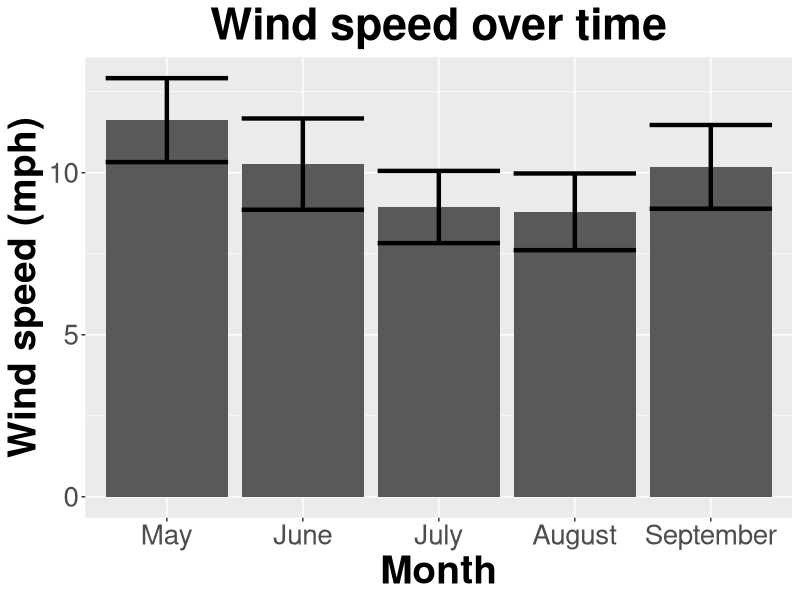
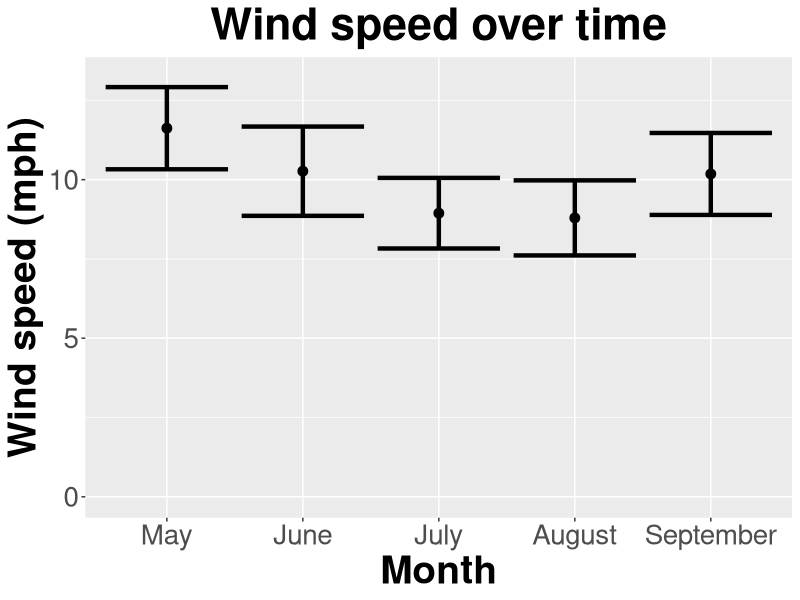
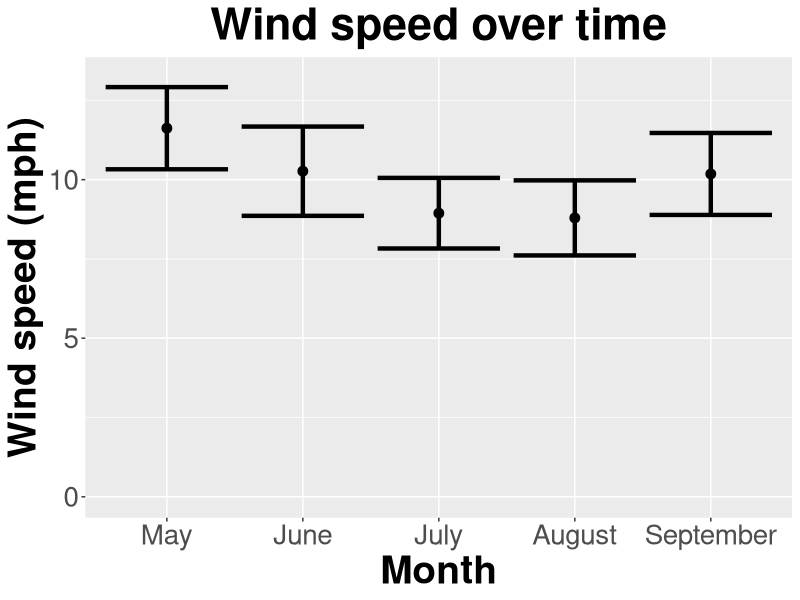
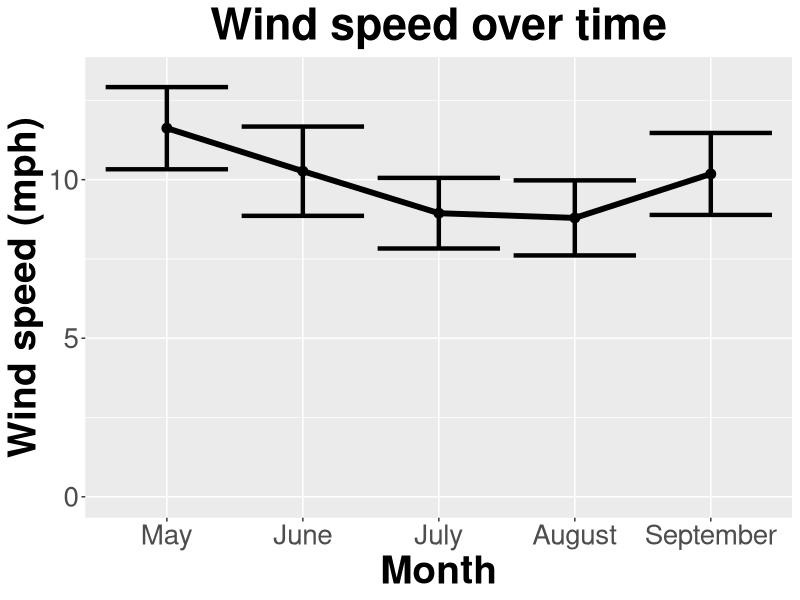

These charts were generated, in order, by the following R code:
#ESTIMATION, BARCHARTS, AND FUNCTIONS ####
#
#Estimating is a key part of statistics and should include the value you are 
#estimating and an estimate of uncertaintly. We'll tie this into statistical tests
#next.  

#Let's go back to the airquality dataset and estimate the average wind speed for each month.
#First, lets change months to factors and label them
str(airquality) #just a reminder
#for safety, lets make a date column before converting month to a factor. Dates are 
#annoying but sometimes you need them 
airquality$Date <- as.Date(paste(airquality$Month, airquality$Day, sep="/"), 
                           format ="%m/%d" )


airquality$Month <- factor(airquality$Month)
levels(airquality$Month) <- c("May","June", "July", "August", "September") 



#revalue gave me issues here with numbers going to characters
#
#Let's just focus on July first
mean(airquality[airquality$Month == "July", "Wind"])
#this is our estimate.  The standard deviation of this estimate is
sd(airquality[airquality$Month == "July", "Wind"]) / nrow(airquality[airquality$Month == "July",])
# is equivalent to
sd(airquality[airquality$Month == "July", "Wind"]) / length(airquality[airquality$Month == "July", "Wind"])
#we also call this the standard error of the mean. If we assume the estimate 
#(not the data!) is normally distributed, we can assume things about uncertainty.
#Namely, we can build a 95% confidence interval around our estimate (meaning the true mean
#is in the range 95 out of 100 times we create a sample).  
#
#These ranges need to be added to barcharts (or anything that shows estimates, which
#barcharts are not really great for) to show uncertainty.  We can do this usign 
#a user-defined function in R, as ggplot2 doesn't have it built in (maybe because
#bar charts are a bad idea?).
#
#FUNCTIONS####
#First, a quick note on functions.  You may never need to write one, but they aren't 
#hard, and you may find one in code you search for online.  In general you can write 
#a function using the function command, which reads in the arguments, and then
#shows what to do with them in curly brackets. For example, 

timestwo <- function (x) {
  x+x
}

#running above creates a function that you can then use...

timestwo(12)
timestwo(c(1,2,3,4))

#More complicated issues involve what the function returns and how it handles the
#arguments. You may see loops(which can also be handy to understand). Examples are given below:
#
#FOR LOOPS####

for(x in 1:10){
  print(x+1)
}
#1:10 gives the sequence that the variable cycles through. This could also be a list
#or something else

#WHILE LOOPS####
x<-1
while(x<10){
  print(x)
  x<-x+x
}
#while loops evaluate a statement instead of going through a list.
#
#We're discussing this because below is a function I'll provide for makign barcharts.
#If you run it once, it will be available throughout an R session.  You can select the lines and run them.
#Another option is to copy (and keep) functions in a separate script that you "source" at the beginning of
#an R session. You can do this by manually opening file and selecting source button or by using the source()
#function.  Source means runs the entire script.
#
#summarySE function####
### Summarizes data.
## Gives count, mean, standard deviation, standard error of the mean, and confidence interval (default 95%).
##   data: a data frame.
##   measurevar: the name of a column that contains the variable to be summariezed
##   groupvars: a vector containing names of columns that contain grouping variables
##   na.rm: a boolean that indicates whether to ignore NA's
##   conf.interval: the percent range of the confidence interval (default is 95%)
summarySE <- function(data=NULL, measurevar, groupvars=NULL, na.rm=FALSE,
                      conf.interval=.95, .drop=TRUE) {
  library(plyr)
  
  # New version of length which can handle NA's: if na.rm==T, don't count them
  length2 <- function (x, na.rm=FALSE) {
    if (na.rm) sum(!is.na(x))
    else       length(x)
  }
  
  # This does the summary. For each group's data frame, return a vector with
  # N, mean, and sd
  datac <- ddply(data, groupvars, .drop=.drop,
                 .fun = function(xx, col) {
                   c(N    = length2(xx[[col]], na.rm=na.rm),
                     mean = mean   (xx[[col]], na.rm=na.rm),
                     sd   = sd     (xx[[col]], na.rm=na.rm)
                   )
                 },
                 measurevar
  )
  
  # Rename the "mean" column
  #  datac <- rename(datac, c("mean" = measurevar))
  
  datac$se <- datac$sd / sqrt(datac$N)  # Calculate standard error of the mean
  
  # Confidence interval multiplier for standard error
  # Calculate t-statistic for confidence interval:
  # e.g., if conf.interval is .95, use .975 (above/below), and use df=N-1
  ciMult <- qt(conf.interval/2 + .5, datac$N-1)
  datac$ci <- datac$se * ciMult
  
  return(datac)
}

#BAR PLOTS####
#Now let's use this to get the confidence intervals for each month and plot them
monthly_wind_data <- summarySE(airquality, measurevar = "Wind", groupvars = "Month")
#look at it
monthly_wind_data

#now plot it in ggplot2

require(ggplot2)

ggplot(monthly_wind_data
, aes_string(x="Month", y="mean")) +
  geom_col(size = 3) +
  geom_errorbar(aes(ymin=mean-ci, ymax=mean+ci), size=1.5) +
  ylab("Wind speed (mph)")+ggtitle("Wind speed over time")+
  theme(axis.title.x = element_text(face="bold", size=28), 
        axis.title.y = element_text(face="bold", size=28), 
        axis.text.y  = element_text(size=20),
        axis.text.x  = element_text(size=20), 
        legend.text =element_text(size=20),
        legend.title = element_text(size=20, face="bold"),
        plot.title = element_text(hjust = 0.5, face="bold", size=32))
#or better
ggplot(monthly_wind_data
       , aes_string(x="Month", y="mean")) +
  geom_point(size = 3) +
  geom_errorbar(aes(ymin=mean-ci, ymax=mean+ci), size=1.5) +
  ylab("Wind speed (mph)")+ggtitle("Wind speed over time")+
  theme(axis.title.x = element_text(face="bold", size=28), 
        axis.title.y = element_text(face="bold", size=28), 
        axis.text.y  = element_text(size=20),
        axis.text.x  = element_text(size=20), 
        legend.text =element_text(size=20),
        legend.title = element_text(size=20, face="bold"),
        plot.title = element_text(hjust = 0.5, face="bold", size=32))+
        ylim(c(0,13.2)) #watch for truncated axes!

#Below just shows why you might need dates
#What if you wanted to add a line between months?
ggplot(monthly_wind_data
       , aes_string(x="Month", y="mean")) +
  geom_point(size = 3) +
  geom_errorbar(aes(ymin=mean-ci, ymax=mean+ci), size=1.5) +
  geom_line(size = 2)+
  ylab("Wind speed (mph)")+ggtitle("Wind speed over time")+
  theme(axis.title.x = element_text(face="bold", size=28), 
        axis.title.y = element_text(face="bold", size=28), 
        axis.text.y  = element_text(size=20),
        axis.text.x  = element_text(size=20), 
        legend.text =element_text(size=20),
        legend.title = element_text(size=20, face="bold"),
        plot.title = element_text(hjust = 0.5, face="bold", size=32))+
  ylim(c(0,13.2)) #watch for truncated axes!
#This doesn't work because you have factors for months (no logical relationship)
#
#Quick cheat is to just add group aesthetic
#Below just shows why you might need dates
#What if you wanted to add a line between months?
ggplot(monthly_wind_data
       , aes_string(x="Month", y="mean", group = 1)) +
  geom_point(size = 3) +
  geom_errorbar(aes(ymin=mean-ci, ymax=mean+ci), size=1.5) +
  geom_line(size = 2)+
  ylab("Wind speed (mph)")+ggtitle("Wind speed over time")+
  theme(axis.title.x = element_text(face="bold", size=28), 
        axis.title.y = element_text(face="bold", size=28), 
        axis.text.y  = element_text(size=20),
        axis.text.x  = element_text(size=20), 
        legend.text =element_text(size=20),
        legend.title = element_text(size=20, face="bold"),
        plot.title = element_text(hjust = 0.5, face="bold", size=32))+
  ylim(c(0,13.2)) #watch for truncated axes!

#let's practice source again by opening the central_limit_theorem.R script from
#the Examples folder on github, sourcing it, and looking at the plots it produce. 
#Note they show how going from samples of 1 to higher numbers increases the ability of 
#the means of data from distributions of multiple shapes to approach normality.  



  
  